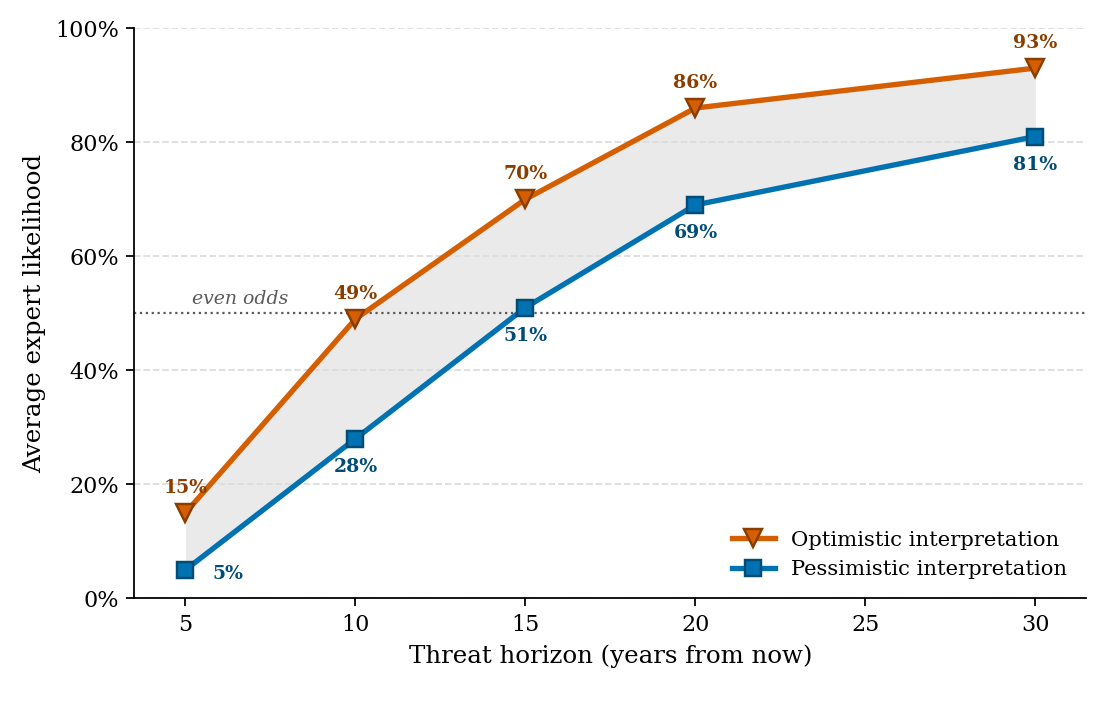

Here is the Python script that generated this plot:
#!/usr/bin/env python3
"""Q-Day expert-likelihood figure for Chapter 1, Section 1.2.1 (Q-Day).

Redraws, in thesis style, the averaged expert likelihood estimates for a
quantum computer able to break RSA-2048 within 24 hours, as a function of the
time horizon. Two interpretations of the survey responses (optimistic and
pessimistic) bound a shaded uncertainty band.

Run:  python3 figures/chapter1/qday_timeline.py
Output: figures/chapter1/qday_timeline.pdf  (and .png preview)

Data / source:
  Mosca & Piani, "Quantum Threat Timeline Report 2025",
  Global Risk Institute / evolutionQ (2026). Averaged likelihood that a CRQC
  can break RSA-2048 in 24 hours, by horizon:
       5y   10y   15y   20y   30y
  opt  15%   49%   70%   86%   93%
  pess  5%   28%   51%   69%   81%
  (The 25-year horizon was not explicitly surveyed, so 20y and 30y are
  connected directly.)
"""
import os
import sys

import numpy as np
import matplotlib
matplotlib.use("Agg")
import matplotlib.pyplot as plt
import matplotlib.ticker as mticker

sys.path.insert(0, os.path.join(os.path.dirname(__file__), "..", ".."))
from figures.thesis_style import apply_style, VERM, VERM_D, BLUE, BLUE_D, GREY

apply_style()

# ---- data -----------------------------------------------------------------
years = np.array([5, 10, 15, 20, 30])
optimistic = np.array([15, 49, 70, 86, 93])
pessimistic = np.array([5, 28, 51, 69, 81])

# ---- figure ---------------------------------------------------------------
fig, ax = plt.subplots(figsize=(7.0, 4.4))

ax.fill_between(years, pessimistic, optimistic, color=GREY, alpha=0.12,
                linewidth=0, zorder=1)

ax.plot(years, optimistic, "-v", color=VERM, mfc=VERM, mec=VERM_D, mew=1.1,
        lw=2.4, ms=8, zorder=5, label="Optimistic interpretation")
ax.plot(years, pessimistic, "-s", color=BLUE, mfc=BLUE, mec=BLUE_D, mew=1.1,
        lw=2.4, ms=7, zorder=5, label="Pessimistic interpretation")

# value labels
for x, y in zip(years, optimistic):
    ax.annotate(f"{y}%", (x, y), textcoords="offset points", xytext=(0, 9),
                ha="center", fontsize=8.5, color=VERM_D, fontweight="bold",
                zorder=6)
for x, y in zip(years, pessimistic):
    # keep the lowest label off the x-axis by placing it to the side
    if y < 10:
        xytext, ha = (12, -4), "left"
    else:
        xytext, ha = (0, -15), "center"
    ax.annotate(f"{y}%", (x, y), textcoords="offset points", xytext=xytext,
                ha=ha, fontsize=8.5, color=BLUE_D, fontweight="bold",
                zorder=6)

# even-odds reference line
ax.axhline(50, color=GREY, ls=":", lw=1.0, zorder=2)
ax.annotate("even odds", (5.2, 50), textcoords="offset points", xytext=(0, 4),
            fontsize=8.5, fontstyle="italic", color=GREY, zorder=3)

ax.set_xlim(3.5, 31.5)
ax.set_ylim(0, 100)
ax.set_xticks([5, 10, 15, 20, 25, 30])
ax.set_xticklabels(["5", "10", "15", "20", "25", "30"])
ax.yaxis.set_major_formatter(mticker.PercentFormatter(decimals=0))
ax.set_xlabel("Threat horizon (years from now)")
ax.set_ylabel("Average expert likelihood")

ax.legend(loc="lower right", fontsize=9.5, frameon=False)

fig.subplots_adjust(bottom=0.15, left=0.12, right=0.97, top=0.96)
here = os.path.dirname(os.path.abspath(__file__))
fig.savefig(os.path.join(here, "qday_timeline.pdf"))
fig.savefig(os.path.join(here, "qday_timeline.png"), dpi=160)
print("wrote qday_timeline.pdf / .png")
